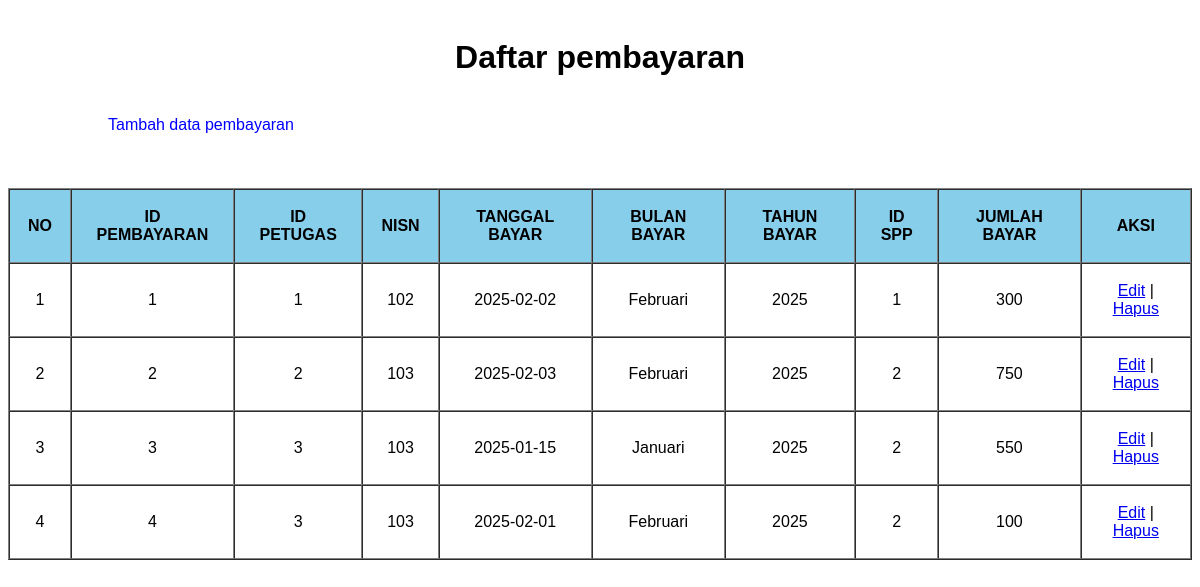
/crud_pembayaran/index.php, run on the app's committed database.
### tables this page shows
CREATE TABLE `pembayaran` (
  `id_pembayaran` int(11) NOT NULL,
  `id_petugas` int(11) NOT NULL,
  `nisn` varchar(10) NOT NULL,
  `tgl_bayar` date NOT NULL,
  `bulan_dibayar` varchar(8) NOT NULL,
  `tahun_dibayar` varchar(4) NOT NULL,
  `id_spp` int(11) NOT NULL,
  `jumlah_bayar` int(11) NOT NULL
);

### crud_pembayaran/functions.php (called while the page is built, shortened)
<?php
$conn = mysqli_connect("localhost", "root", "", "db_spp");
function query($query) {
	global $conn;
	$result = mysqli_query($conn, $query);
	$rows = [];
	while( $row = mysqli_fetch_assoc($result) ) {
		$rows[]= $row;
	}
	return $rows;;
}
 ?>

### crud_pembayaran/index.php (the view, shortened to what this page needs)
<?php
require 'functions.php';
$pembayaran = query("SELECT * FROM pembayaran ");
?>
<!DOCTYPE html>
<html>
<head>
</head>
<body>
	<h1>Daftar pembayaran</h1>
	<a class="tmbh" href="tambah_pembayaran.php">Tambah data pembayaran</a>
	<br><br><br><br>
	<table border="1" cellpadding="10" cellspacing="0">
		<tr>
			<th>NO</th>
			<th>ID PEMBAYARAN</th>
			<th>ID PETUGAS</th>
			<th>NISN</th>
			<th>TANGGAL BAYAR</th>
			<th>BULAN BAYAR</th>
			<th>TAHUN BAYAR</th>
			<th>ID SPP</th>
			<th>JUMLAH BAYAR</th>
			<th>AKSI</th>
		</tr>
		<?php $i = 1; ?>
		<?php foreach( $pembayaran as $row) : ?>
		<tr>
			<td><?= $i; ?></td>
			<td><?= $row["id_pembayaran"]; ?></td>
			<td><?= $row["id_petugas"]; ?></td>
			<td><?= $row["nisn"]; ?></td>
			<td><?= $row["tgl_bayar"]; ?></td>
			<td><?= $row["bulan_dibayar"]; ?></td>
			<td><?= $row["tahun_dibayar"]; ?></td>
			<td><?= $row["id_spp"];?></td>
			<td><?= $row["jumlah_bayar"];?></td>
			<td >
				<a href="edit_pembayaran.php?id_pembayaran=<?= $row["id_pembayaran"]; ?>">Edit</a> |
				<a href="hapus_pembayaran.php?id_pembayaran=<?= $row["id_pembayaran"]; ?>" onclick="return confirm('Ingin Menghapus Data?')">Hapus</a>
			</td>
		</tr>
		<?php $i++; ?>
	<?php endforeach; ?>
	</table>
</body>
</html>

### crud_pembayaran/index.php (style rules this page uses)
* { font-family: sans-serif; }
table { width: 100%; }
th, td, h1 { padding: 18px; text-align: center; }
th { background-color: skyblue; }
.tmbh { text-decoration: none; color: blue; margin-left: 100px; }

### data on the page
pembayaran: id_pembayaran "1", id_petugas "1", nisn "102", tgl_bayar "2025-02-02", bulan_dibayar "Februari", tahun_dibayar "2025", id_spp "1", jumlah_bayar "300"
pembayaran: id_pembayaran "2", id_petugas "2", nisn "103", tgl_bayar "2025-02-03", bulan_dibayar "Februari", tahun_dibayar "2025", id_spp "2", jumlah_bayar "750"
pembayaran: id_pembayaran "3", id_petugas "3", nisn "103", tgl_bayar "2025-01-15", bulan_dibayar "Januari", tahun_dibayar "2025", id_spp "2", jumlah_bayar "550"
pembayaran: id_pembayaran "4", id_petugas "3", nisn "103", tgl_bayar "2025-02-01", bulan_dibayar "Februari", tahun_dibayar "2025", id_spp "2", jumlah_bayar "100"
